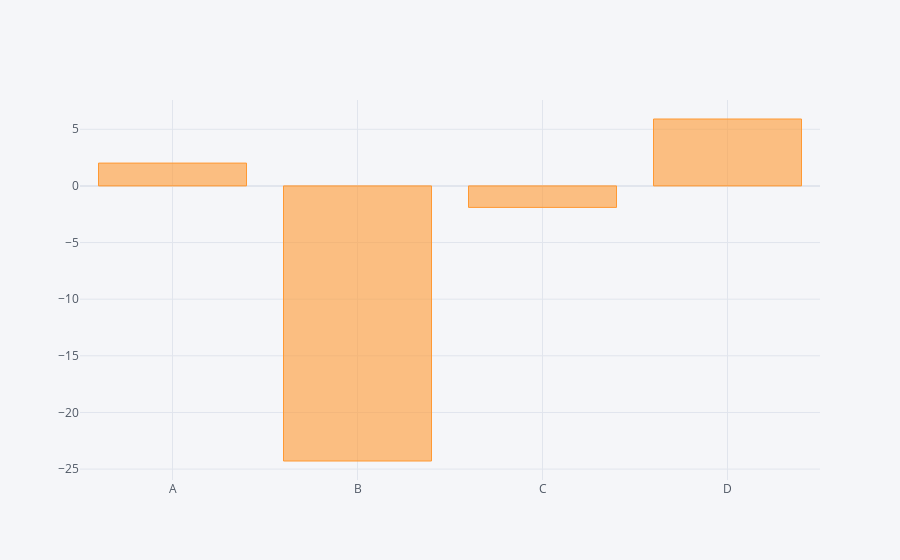

Source (notebook cell):
### Code cell
df.sum().iplot(kind='bar')

### Figure 1 — Plotly figure (JSON) as saved in the notebook; plotly's stock layout.template omitted (floating-point values rounded to 4 significant figures)
{"data": [{"marker": {"color": "rgba(255, 153, 51, 0.6)", "line": {"color": "rgba(255, 153, 51, 1.0)", "width": 1}}, "name": "None", "orientation": "v", "text": "", "type": "bar", "x": ["A", "B", "C", "D"], "y": [2.014, -24.29, -1.898, 5.906]}], "layout": {"legend": {"bgcolor": "#F5F6F9", "font": {"color": "#4D5663"}}, "paper_bgcolor": "#F5F6F9", "plot_bgcolor": "#F5F6F9", "title": {"font": {"color": "#4D5663"}}, "xaxis": {"gridcolor": "#E1E5ED", "showgrid": true, "tickfont": {"color": "#4D5663"}, "title": {"font": {"color": "#4D5663"}, "text": ""}, "zerolinecolor": "#E1E5ED"}, "yaxis": {"gridcolor": "#E1E5ED", "showgrid": true, "tickfont": {"color": "#4D5663"}, "title": {"font": {"color": "#4D5663"}, "text": ""}, "zerolinecolor": "#E1E5ED"}}}
